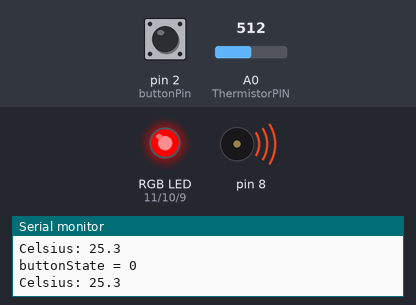
Recording of a sketch running on a simulated Arduino Uno, built with avr-gcc and run on an emulated ATmega328P. On the bench: an RGB LED mixed from three pins (HIGH = lit), buzzer (waves = sounding), the last lines printed to the serial monitor. The inputs (shaded band) are chosen by the test bench; at power-on: A0 (ThermistorPIN) = 512, pin 2 (buttonPin) LOW.

Above: at 1.3 s.
1.4 s: A0 (ThermistorPIN) set to 497
At 2.7 s:
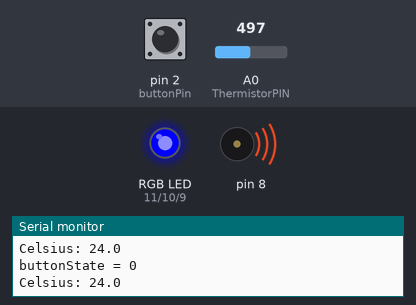
3.5 s: A0 (ThermistorPIN) set to 0
At 4.8 s:
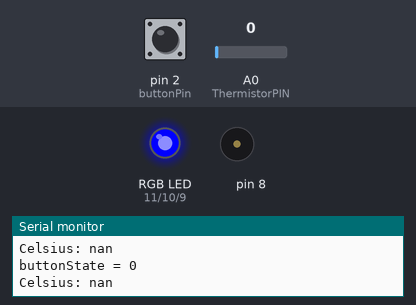
6.0 s: A0 (ThermistorPIN) set to 35
At 7.7 s:
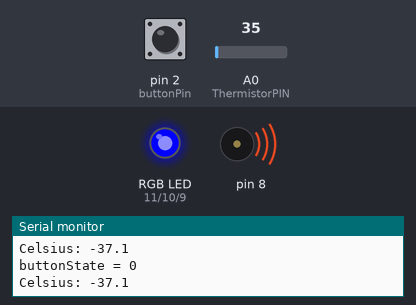
8.0 s: A0 (ThermistorPIN) set to 511
At 9.3 s:
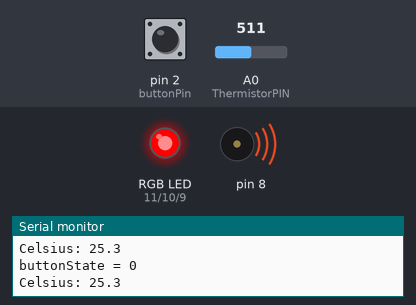
10.0 s: pin 2 (buttonPin) pulled HIGH for 3.2 s
At 14.7 s:
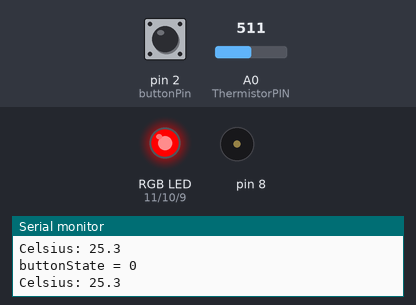
Timing chart, 0 to 16.0 s (numbered marks = the images above; inputs shaded):
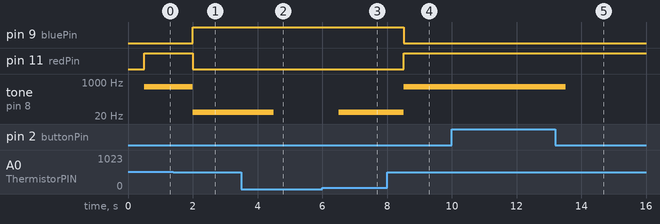

The sketch:

Electronics_project.ino
```cpp
 /*
 * Sensitive temperature detecting appliance.
 * Turns RGB LED Red if temperature is greater than 25 degrees Celsius.
 * Turns RGB LED Blue if temperature is less than 25 degrees Celsius.
 * A total of two temperature ranges correspond to two distinct notes played through the buzzer.
 * The buzzer can be turned on and off with the button; the RGB LED runs independent of the button function.
 * Created Nov 3, 2018
 * Garry Vinayak and Netri Pajankar
 */

#include <math.h>

#define ThermistorPIN 0                 // Analog Pin 0

float vcc = 4.91;                       // only used for display purposes, if used
                                        // set to the measured Vcc.
float pad = 9850;                       // balance/pad resistor value, set this to
                                        // the measured resistance of your pad resistor
float thermr = 10000;                   // thermistor nominal resistance

float Thermistor(int RawADC) {
  long Resistance;
  float Temp;  // Dual-Purpose variable to save space.

  Resistance=pad*((1024.0 / RawADC) - 1);
  Temp = log(Resistance); // Saving the Log(resistance) so not to calculate  it 4 times later
  Temp = 1 / (0.001129148 + (0.000234125 * Temp) + (0.0000000876741 * Temp * Temp * Temp));
  Temp = Temp - 273.15;  // Convert Kelvin to Celsius

  // BEGIN- Remove these lines for the function not to display anything
  //Serial.print("ADC: ");
  //Serial.print(RawADC);
  //Serial.print("/1024");                           // Print out RAW ADC Number
  //Serial.print(", vcc: ");
  //Serial.print(vcc,2);
  //Serial.print(", pad: ");
  //Serial.print(pad/1000,3);
  //Serial.print(" Kohms, Volts: ");
  //Serial.print(((RawADC*vcc)/1024.0),3);
  //Serial.print(", Resistance: ");
  //Serial.print(Resistance);
  //Serial.print(" ohms, ");
  // END- Remove these lines for the function not to display anything

  // Uncomment this line for the function to return Fahrenheit instead.
  //temp = (Temp * 9.0)/ 5.0 + 32.0;                  // Convert to Fahrenheit
  return Temp;                                      // Return the Temperature


//Converts note duration from notes to milliseconds
}
float noteDur(int nd){
 int noteDuration2 = 1000 / nd;
return noteDuration2;
}

//Indicates pin input from the arduino to the RGB LED
int redPin = 11;
int greenPin = 10;
int bluePin = 9;
int Soundflag = 1; //Indicates if button is pressed down, i.e, circuit is complete and current is flowing
float temp;
int buttonState = 0;
const int buttonPin = 2;
//uncomment this line if using a Common Anode LED
//#define COMMON_ANODE //  Defines the function of the LED and the max current flow possible (255)
void setColor(int red, int green, int blue)//Amount of current flowing for specific colour
{
  #ifdef COMMON_ANODE
    red = 255 - red;
    green = 255 - green;
    blue = 255 - blue;
  #endif
  analogWrite(redPin, red);
  analogWrite(greenPin, green);
  analogWrite(bluePin, blue);
}

#include "pitches.h"//  Identifies all the notes the corresponding current flow
// notes in the melody:
int melody[] = {
  NOTE_B0, NOTE_D5
};

// note durations: 4 = quarter note, 8 = eighth note, etc.:
int noteDurations[] = {
  1, 1
};


void setup() {
  Serial.begin(115200);
  pinMode(redPin, OUTPUT);
  pinMode(greenPin, OUTPUT);
  pinMode(bluePin, OUTPUT);

/*
  // iterate over the notes of the melody:
  for (int thisNote = 0; thisNote < 8; thisNote++) {

    // to calculate the note duration, take one second divided by the note type.
    //e.g. quarter note = 1000 / 4, eighth note = 1000/8, etc.
    int noteDuration = 1000 / noteDurations[thisNote];
    tone(8, melody[thisNote], noteDuration);

    // to distinguish the notes, set a minimum time between them.
    // the note's duration + 30% seems to work well:
    int pauseBetweenNotes = noteDuration * 1.30;
    delay(pauseBetweenNotes);
    // stop the tone playing:
    noTone(8);
  }
*/
}


void loop() {

  temp=Thermistor(analogRead(ThermistorPIN));       // read ADC and  convert it to Celsius
  Serial.print("Celsius: ");
  Serial.print(temp,1);                             // display Celsius
  //temp = (temp * 9.0)/ 5.0 + 32.0;                  // converts to  Fahrenheit
  //Serial.print(", Fahrenheit: ");
  //Serial.print(temp,1);                             // display  Fahrenheit
  Serial.println("");
  delay(500);                                      // Delay a bit...

  // read the state of the pushbutton value:
  buttonState = digitalRead(buttonPin);
Serial.print("buttonState = ");
Serial.println(buttonState);
  // check if the pushbutton is pressed. If it is, the buttonState is HIGH:
  if (buttonState == HIGH) //1-1=0; 0 indicates button is not pressed, 1 inidicates button is pressed
  {
    Soundflag = abs(1-Soundflag);
  }
 if (temp >= 25) {
  setColor(255, 0, 0);  // red
  if (Soundflag == 1) {
  tone(8, melody[1], noteDur(1));}
 }
 else if (temp < 25) {
  setColor(0, 0, 255);  // blue
    if (Soundflag == 1) {
  tone(8, melody[0], noteDur(1));}
 }
}
```

Measured:
- the behaviour switches between 509 and 508 on A0 (ThermistorPIN) (found by bisection; images 0 and 1)
- after the input at 1.4 s, pin 9 (bluePin): LOW → HIGH after 0.60 s; pin 11 (redPin): HIGH → LOW after 0.60 s; tone on pin 8: 587 Hz → 31 Hz after 0.60 s
- after the input at 3.5 s, tone on pin 8: 31 Hz → silent after 1.0 s
- after the input at 6.0 s, tone on pin 8: silent → 31 Hz after 0.51 s
- after the input at 8.0 s, pin 9 (bluePin): HIGH → LOW after 0.52 s; pin 11 (redPin): LOW → HIGH after 0.52 s; tone on pin 8: 31 Hz → 587 Hz after 0.52 s
- after the input at 10.0 s, tone on pin 8: 587 Hz → silent after 3.5 s
